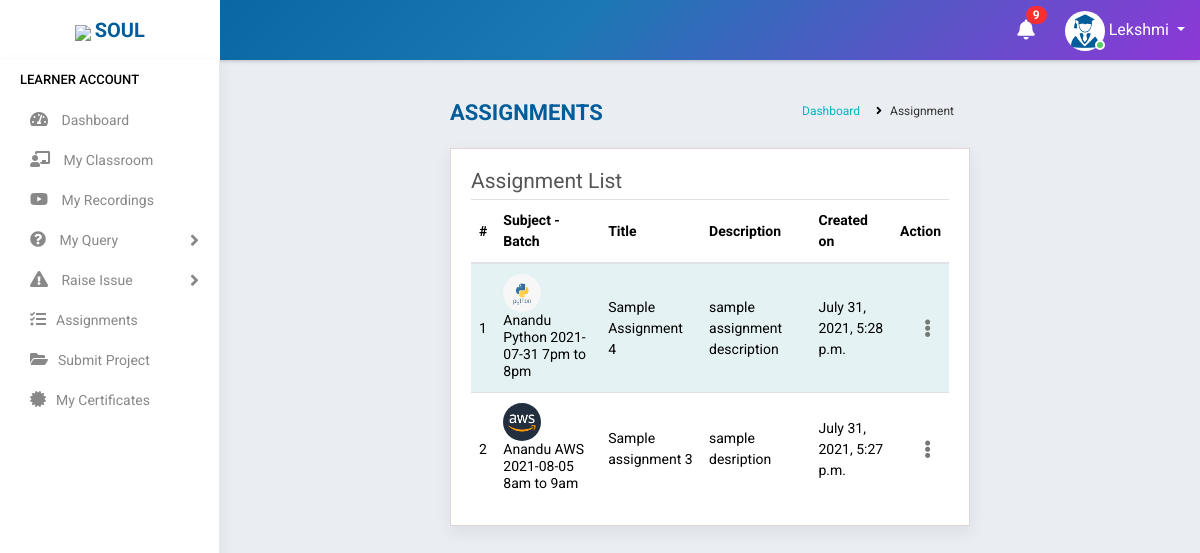
Page /student/assignments/ (signed in) on the committed database.
### accounts/models.py (models this page shows, shortened)
class Student(models.Model):
    state = (
    ('Andhra Pradesh','Andhra Pradesh'),
    ('Arunachal Pradesh','Arunachal Pradesh'),
    ('Assam','Assam'),
    ('Bihar','Bihar'),
    ('Chhattisgarh','Chattisgarh'),
    ('Goa','Goa'),
    ('Gujarat','Gujarat'),
    ('Haryana','Haryana'),
    ('Himachal Pradesh','Himachal Pradesh'),
    ('Jharkhand','Jharkhand'),
    ('Karnataka','Karnataka'),
    ('Kerala','Kerala'),
    ('Madhya Pradesh','Madhya Pradesh'),
    ('Maharashtra','Maharashtra'),
    ('Manipur','Manipur'),
    ('Meghalaya','Meghalaya'),
    ('Mizoram','Mizoram'),
    ('Nagaland','Nagaland'),
    ('Odisha','Odisha'),
    ('Rajasthan','Rajasthan'),
    ('Sikkim','Sikkim'),
    ('Tamil Nadu','Tamil Nadu'),
    ('Telangana','Telangana'),
    ('Tripura','Tripura'),
    ('Uttar Pradesh','Uttar Pradesh'),
    ('Uttarakhand','Uttarakhand'),
    ('West Bengal','West Bengal')
)
    groups = (
    ('AB+', 'AB+'),
    ('AB-', 'AB-'),
    ('A+', 'A+'),
    ('A-', 'A-'),
    ('B+', 'B+'),
    ('B-', 'B-'),
    ('O+', 'O+'),
    ('O-', 'O-'),
    )
    user= models.OneToOneField(User,on_delete=models.CASCADE,null=True,blank=True)
    name = models.CharField(max_length=100,blank=True)
    mobile = models.CharField(max_length=10,blank=True)
    email = models.EmailField(max_length=200,blank=True)
    sex = models.CharField(max_length=10,null=True,choices=(('Male','Male'),('Female','Female')),blank=True)
    dob = models.DateField(null=True, blank=True)
    blood_group = models.CharField(max_length=100,null=True, blank=True,choices=groups)
    house = models.CharField(max_length=100,null=True,blank=True)
    street =models.CharField(max_length=100,null=True,blank=True)
    street2 =models.CharField(max_length=100,null=True,blank=True)
    city = models.CharField(max_length=100,null=True,blank=True)
    state = models.CharField(max_length=100,null=True,choices=state,blank=True)
    course_enrolled = models.CharField(max_length=100,null=True,blank=True)
    now_attending = models.CharField(max_length=100,null=True,blank=True)
    start_date = models.DateField(null=True,blank=True)
    shared = models.BooleanField(default=False,choices=((True, 'Yes'), (False, 'No')),blank=True)
    payment = models.CharField(max_length=10,choices=(('Full','Full'),('Half','Half')),default='Half',blank=True)
    status = models.CharField(max_length=20,choices=(('Active','Active'),('Inactive','Inactive')),default='Active',blank=True)
    profile_pic = models.ImageField(null=True,default="student.jpg")
    total_fees = models.IntegerField(null=True,blank=True)
    fees_paid = models.IntegerField(null=True,blank=True)
    balance = models.IntegerField(null=True,blank=True)

class Assignment(models.Model):
    batch = models.ForeignKey(Batch,on_delete=models.CASCADE,null=True,blank=True,limit_choices_to={'status':"Ongoing"})
    topic = models.CharField(max_length=100,null=True, blank=True)
    description = models.TextField(max_length=100,null=True, blank=True)
    link = models.CharField(max_length=1000,null=True, blank=True)
    datecreated = models.DateTimeField(null=True,blank=True,auto_now_add=True)

class Batch(models.Model):
    mod_value= [
    ('1', 'Weekday'),
    ('2', 'Weekend')
    ]
    status_value= [
        ('Yet to start', 'Yet to start'),
        ('Ongoing', 'Ongoing'),
        ('Completed', 'Completed'),
    ]
    subject = models.ForeignKey(Courses,on_delete=models.CASCADE,null=True,blank=True)
    trainer = models.ForeignKey(Staff,on_delete=models.CASCADE,null=True,limit_choices_to={'stype':"3"},blank=True)
    timing = models.CharField(max_length=100, null=True,blank=True)
    start_date = models.DateField(null=True,blank=True)
    end_date = models.DateField(null=True,blank=True)
    link = models.CharField(max_length=1000,null=True,blank=True)
    passcode = models.CharField(max_length=100,null=True,blank=True,default="N/A")
    mode = models.CharField(max_length=100,choices=mod_value,default=1,blank=True)
    status = models.CharField(max_length=100,choices=status_value,blank=True,default="Yet to start")
    def __str__(self):
        return "%s %s %s %s" %(self.trainer , self.subject , self.start_date , self.timing)

class Courses(models.Model):
    name = models.CharField(max_length=300,null=True)
    fee = models.CharField(max_length=6)
    link = models.CharField(max_length=1000,null=True, blank=True)
    project_file = models.CharField(max_length=1000,null=True,blank=True)
    pic = models.ImageField(null=True, blank=True)
    def __str__(self):
        return self.name

class Staff(models.Model):
    value= (
    ('1', 'Operations'),
    ('2', 'Sales'),
    ('3', 'Trainer'),
    ('4', 'Admin'),
    )
    state = (
    ('Andhra Pradesh','Andhra Pradesh'),
    ('Arunachal Pradesh','Arunachal Pradesh'),
    ('Assam','Assam'),
    ('Bihar','Bihar'),
    ('Chhattisgarh','Chattisgarh'),
    ('Goa','Goa'),
    ('Gujarat','Gujarat'),
    ('Haryana','Haryana'),
    ('Himachal Pradesh','Himachal Pradesh'),
    ('Jharkhand','Jharkhand'),
    ('Karnataka','Karnataka'),
    ('Kerala','Kerala'),
    ('Madhya Pradesh','Madhya Pradesh'),
    ('Maharashtra','Maharashtra'),
    ('Manipur','Manipur'),
    ('Meghalaya','Meghalaya'),
    ('Mizoram','Mizoram'),
    ('Nagaland','Nagaland'),
    ('Odisha','Odisha'),
    ('Rajasthan','Rajasthan'),
    ('Sikkim','Sikkim'),
    ('Tamil Nadu','Tamil Nadu'),
    ('Telangana','Telangana'),
    ('Tripura','Tripura'),
    ('Uttar Pradesh','Uttar Pradesh'),
    ('Uttarakhand','Uttarakhand'),
    ('West Bengal','West Bengal')
    )
    groups = (
        ('AB+', 'AB+'),
        ('AB-', 'AB-'),
        ('A+', 'A+'),
        ('A-', 'A-'),
        ('B+', 'B+'),
        ('B-', 'B-'),
        ('O+', 'O+'),
        ('O-', 'O-'),
        )
    user = models.OneToOneField(User,on_delete=models.CASCADE,null=True,blank=True)
    name = models.CharField(max_length=100,null=True, blank=True)
    empid = models.CharField(max_length=100,null=True, blank=True)
    mobile = models.CharField(max_length=10,null=True, blank=True)
    email = models.EmailField(max_length=200,null=True, blank=True)
    sex = models.CharField(max_length=10,null=True,choices=(('Male','Male'),('Female','Female')), blank=True)
    dob = models.DateField(null=True, blank=True)
    doj = models.DateField(null=True, blank=True)
    blood_group = models.CharField(max_length=100,null=True, blank=True,choices=groups)
    house = models.CharField(max_length=100,null=True, blank=True)
    street =models.CharField(max_length=100,null=True, blank=True)
    street2 =models.CharField(max_length=100,null=True, blank=True)
    city = models.CharField(max_length=100,null=True, blank=True)
    state = models.CharField(max_length=100,null=True,choices=state, blank=True)
    stype = models.CharField(max_length=100,null=True,choices=value, blank=True)
    status = models.CharField(max_length=20,choices=(('Active','Active'),('Inactive','Inactive')),default='Active')
    profile_pic = models.ImageField(null=True, blank=True,default="student.jpg")
    def __str__(self):
        return self.name

### accounts/views.py (the view)
# urls.py: path('student/assignments/',ListAssignments.as_view(),name='assignment_list'),
class ListAssignments(View):
    def get(self, request):
        user=request.user
        if user.is_authenticated:
            try:
                s = Student.objects.get(user=user)
                note = Notification.objects.filter(receiver=user).filter(status="Not Read").order_by('-datetime')
                no_count = note.count()
                scd = StudentCourseData.objects.filter(student=s)
                batch = []
                for i in scd:
                    batch.append(i.batch)
                assi = Assignment.objects.filter(batch__in=batch).order_by('-datecreated')
                return render(request,'students/assignment_list.html',{'assi':assi,'s':s,'no_count':no_count,'note':note})
            except:
                return redirect('home')
        else:
            return redirect('logout')

### accounts/templates/students/assignment_list.html (shortened to what this page needs)
{% extends 'accounts/main.html' %}
    {% block content %}
<div class="main-wrapper">
    {% include 'students/navbar.html' %}
    {% include 'students/sidebar.html' %}
        <div class="page-wrapper">
            <div class="content container-fluid">
                <div class="page-header">
                    <div class="row">
                        <div class="col-lg-7 col-md-12 col-sm-12 col-12">
                            <h5 class="text-uppercase">Assignments</h5>
                        </div>
                        <div class="col-lg-5 col-md-12 col-sm-12 col-12">
                            <ul class="list-inline breadcrumb float-right">
                                <li class="list-inline-item"><a href="{% url 'home' %}">Dashboard</a></li>
                                <li class="list-inline-item">Assignment</li>
                            </ul>
                        </div>
                    </div>
                </div>
                <div class="content-page">
                    <div class="row">
                        <div class="col-sm-8 col-5">
                            <h4 class="page-title">Assignment List</h4>
                        </div>
                    </div>
                    <div class="row">
                        <div class="col-md-12">
                            <div class="table-responsive">
                                <table class="table table-striped custom-table">
                                    <thead>
                                        <tr>
                                            <th>#</th>
                                            <th>Subject - Batch</th>
                                            <th>Title</th>
                                            <th>Description</th>
                                            <th>Created on</th>
                                            <th class="text-right">Action</th>
                                        </tr>
                                    </thead>
                                    <tbody>
                                        {% for i in assi %}
                                        <tr>
                                            <td>
                                                {{forloop.counter}}
                                            </td>
                                            <td>
                                                <h2><a href="" class="avatar text-white"><img src="{{i.batch.subject.pic.url}}" width="40" height="40" alt="{{student.name}}"></a></h2>
                                                <h2>{{i.batch}}</h2>
                                            </td>
                                            <td>{{i.topic}}</td>
                                            <td>{{i.description}}</td>
                                            <td>{{i.datecreated}}</td>
                                            <td class="text-right">
                                                <div class="dropdown dropdown-action">
                                                    <a href="#" class="action-icon dropdown-toggle" data-toggle="dropdown"
                                                        aria-expanded="false"><i class="fas fa-ellipsis-v"></i></a>
                                                </div>
                                            </td>
                                        </tr>
                                        {% endfor %}
                                    </tbody>
                                </table>
                            </div>
                        </div>
                    </div>
                </div>
            </div>
        </div>
    </div>
{% endblock %}

### accounts/templates/students/navbar.html (shortened to what this page needs)
<div class="header">
    <div class="header-left">
        <a href="https://www.teqstories.com" class="logo">
            <img src="https://www.teqstories.com/assets/images/Blue.png" style="height: 40px;width:auto;">
            <span class="text-uppercase"><b>Soul</b></span>
        </a>
    </div>
    <div class="page-title-box float-left">
    </div>
    <ul class="nav user-menu float-right">
        {% include 'accounts/mini/notify.html' %}
        <li class="nav-item dropdown has-arrow">
            <a href="#" class="dropdown-toggle nav-link user-link" data-toggle="dropdown">
                <span class="user-img"><img class="rounded-circle" src="{{request.user.student.profile_pic.url}}" width="40" height="40" alt="{{request.user.student.name|title}}">
                    <span class="status online"></span></span>
                <span>{{request.user.student.name|title}}</span>
            </a>
        </li>
    </ul>
</div>

### rows in the picture
Assignment: batch.subject.pic (picture), batch "Anandu Python 2021-07-31 7pm to 8pm", topic "Sample Assignment 4", description "sample assignment description", datecreated "July 31, 2021, 5:28 p.m."
Assignment: batch.subject.pic (picture), batch "Anandu AWS 2021-08-05 8am to 9am", topic "Sample assignment 3", description "sample desription", datecreated "July 31, 2021, 5:27 p.m."

### other values in the picture
{{ no_count }} "9"
{{ request.user.student.name|title }} "Lekshmi"
